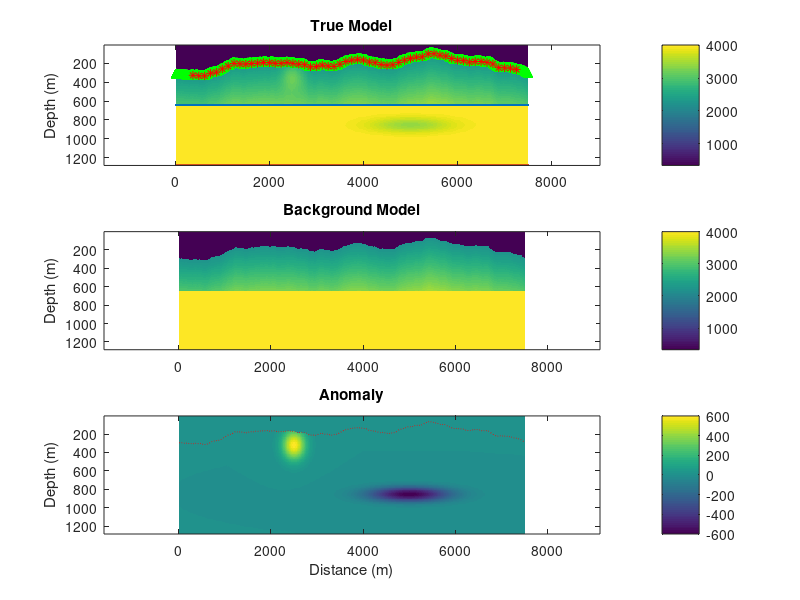

This figure's MATLAB source: (Note: this script raises an error after producing the figure.)
% This is a matlab script to import and visualize 2D synthetic models for 
% Transmission/Reflection Tomography
% last updated on Sep 22 2010 by Junwei Huang @ NRCan, March 28 2011

% Note: this matlab script must be used together with the program manual.
% Note: authors strongly recommend users to understand the script before
% making any changes. 
clear all
load model2d
x=dx:dx:a(2)*dx;y=dy:dy:a(1)*dy;

figure(1)
subplot(311)
imagesc(x,y,modvp);colorbar;
hold on;box on;title('True Model');ylabel('Depth (m)');
plot(rec(1:end,2),rec(1:end,1),'g^');
%plot3(src(25:50:end,2),src(25:50:end,1),src(25:50:end,3),'r*');
plot(src(:,2),src(:,1),'r*');
for i=1:size(RR,1),plot(dx:dx:dx*a(2),RR(i,:),'.-');hold on;end
axis equal tight;hold off;
daspect([1 0.5 1])
subplot(312)
imagesc(x,y,modvp0);colorbar;
box on;title('Background Model');ylabel('Depth (m)');
axis equal tight;
daspect([1 0.5 1])
subplot(313)
imagesc(x,y,modvp-modvp0);colorbar;
hold on;plot(dx:dx:dx*a(2),z,'r:');hold off
box on;title('Anomaly');xlabel('Distance (m)');ylabel('Depth (m)');
axis equal tight;
daspect([1 0.5 1])

%%
pathdir='..\models';
fid=fopen([pathdir,'\RT_SynMod2D_FW.rec'],'wb');
fwrite(fid,permute(rec,[2 1]),'double');
fclose(fid);
fid=fopen([pathdir,'\RT_SynMod2D.src'],'wb');
fwrite(fid,permute(src,[2 1]),'double');
fclose(fid);
fid=fopen([pathdir,'\RT_SynMod2D.ref'],'wb');
fwrite(fid,permute(Z,[2 1]),'double');
fclose(fid);
fid=fopen([pathdir,'\RT_SynMod2D_FW.vp'],'wb');
fwrite(fid,permute(modvp,[2 1]),'double');
fclose(fid);
fid=fopen([pathdir,'\RT_SynMod2D_Inv.vp'],'wb');
fwrite(fid,permute(modvp0,[2 1]),'double');
fclose(fid);
fid=fopen([pathdir,'\RT_SynMod2D_Inv.wr'],'wb');
fwrite(fid,permute(WR,[2 1]),'double');
fclose(fid);

pathdir='..\par';
fid=fopen([pathdir,'\RT_SynMod2D_FW.inp'],'w');
fprintf(fid,'#The Input file for Travel time Tomography using Fast Sweeping Method \n');
fprintf(fid,'#software developed by Junwei Huang @ NRCan, Ottawa, starting from Mar 08, 2010\n');
fprintf(fid,'#====================\n');
fprintf(fid,'#The file name of the initial velocity\n');
fprintf(fid,'../models/RT_SynMod2D_FW.vp\n');
fprintf(fid,'#The file name of the source locations\n');
fprintf(fid,'../models/RT_SynMod2D.src\n');
fprintf(fid,'%d %d\n',size(src,1),size(src,2));
fprintf(fid,'#The file name of the receiver locations for Tran and Reflection\n');
fprintf(fid,'../models/RT_SynMod2D_FW.rec\n');
fprintf(fid,'%d %d\n',size(rec,1),size(rec,2));
fprintf(fid,'#The file name of the reflector locations\n');
fprintf(fid,'../models/RT_SynMod2D.ref\n');
fprintf(fid,'%d %d\n',size(Z,1),size(Z,2));
fprintf(fid,'#Size of the model, rows, columns, sample interval\n');
fprintf(fid,'%f %f %f %f\n',a(1),a(2),dx,dy);
fprintf(fid,'#===Output the inversed model===\n');
fprintf(fid,'../models/RT_SynMod2D.finalvp\n');
fprintf(fid,'#===Regularization Parameter: nux, nuz\n');
fprintf(fid,'60 10\n');
fprintf(fid,'#===Weighting factor of Reflection (WR)\n');
fprintf(fid,'../models/RT_SynMod2D_Inv.wr\n');
fprintf(fid,'#===Inversion Scheme tag (schemetag) and Line search tag (lsrc)\n');
fprintf(fid,'#recommend: 3 2, 3 3, 1 2, 1 3, 3 1, 2 2, 2 3, 2 1, 0 0\n');
fprintf(fid,'#schemetag:\n');
fprintf(fid,'#	1-HS Nonlinear Conjugate Method\n');
fprintf(fid,'#	2-CGDESCENT Nonlinear Conjugate Method\n');
fprintf(fid,'#	3-L-BFGS quasi-newton method\n');
fprintf(fid,'#	0-Steepest Decent method\n');
fprintf(fid,'#lsr:\n');
fprintf(fid,'#	1-Secant method with exact Conditions\n');
fprintf(fid,'#	2-Secant method Line Search with Strong Wolfe Conditions\n');
fprintf(fid,'#	3-Cubic Interpolation method with Strong Wolfe Conditions\n');
fprintf(fid,'#	0-No Line Search for Steepest Decent only\n');
fprintf(fid,'3 2\n');
fclose(fid);

%%
% run after travel time is calculated
% to create inversion input files
pathdir='..\models\';
fid=fopen([pathdir,'RT_SynMod2D_FW_Tr2D.bin'],'r');tmp=zeros(size(Z,1)/a(2)+1,size(rec,1));tmp(:)=fread(fid,inf,'double');
tmp=permute(tmp,[2 1]);fclose(fid);Tr=tmp;clear tmp

tri=22801:24900;
plot(tri,1000*Tr(tri,1),'k.-',tri,1000*Tr(tri,2),'r.-',tri,1000*Tr(tri,3),'g.-');grid on;
axis tight; legend('Transmission','1^s^t Reflection','2^n^d Reflection');
xlabel('Trace Number');ylabel('Travel Time (ms)');set(gca,'ydir','reverse');hold off

nTr=zeros(size(Tr));
for j=1:length(Tr(1,:))
    for i=1:length(Tr(:,j))
        nTr(i,j)=Tr(i,j)+(rand(1)-0.5)*sqrt(12)*Tr(i,1)*2/100;
    end
end

plot(tri,1000*nTr(tri,1),'k.-',tri,1000*nTr(tri,2),'r.-',tri,1000*nTr(tri,3),'g.-');grid on;
axis([-inf inf -50 2050]); legend('Transmission','1^s^t Reflection','2^n^d Reflection');
title('Travel Time with 2% Noise')
xlabel('Trace Number');ylabel('Noisy Travel Time (ms)');set(gca,'ydir','reverse');hold off

%%
rec2=[rec(:,1:4) nTr];
rec2(:,6)=0;
pathdir='..\models';
fid=fopen([pathdir,'\RT_SynMod2D_Inv_rand2p.rec'],'wb');
fwrite(fid,permute(rec2,[2 1]),'double');
fclose(fid);

rec2=[rec(:,1:4) Tr];
rec2(:,6)=0;
pathdir='..\models';
fid=fopen([pathdir,'\RT_SynMod2D_Inv.rec'],'wb');
fwrite(fid,permute(rec2,[2 1]),'double');
fclose(fid);
        
%%
pathdir='..\par';
fid=fopen([pathdir,'\RT_SynMod2D_Inv.inp'],'w');
fprintf(fid,'#The Input file for Travel time Tomography using Fast Sweeping Method \n');
fprintf(fid,'#software developed by Junwei Huang @ NRCan, Ottawa, starting from Mar 08, 2010\n');
fprintf(fid,'#====================\n');
fprintf(fid,'#The file name of the initial velocity\n');
fprintf(fid,'../models/RT_SynMod2D_Inv.vp\n');
fprintf(fid,'#The file name of the source locations\n');
fprintf(fid,'../models/RT_SynMod2D.src\n');
fprintf(fid,'%d %d\n',size(src,1),size(src,2));
fprintf(fid,'#The file name of the receiver locations for Tran and Reflection\n');
fprintf(fid,'../models/RT_SynMod2D_Inv_rand2p.rec\n');
fprintf(fid,'%d %d\n',size(rec2,1),size(rec2,2));
fprintf(fid,'#The file name of the reflector locations\n');
fprintf(fid,'../models/RT_SynMod2D.ref\n');
fprintf(fid,'%d %d\n',size(Z,1),size(Z,2));
fprintf(fid,'#Size of the model, rows, columns, sample interval\n');
fprintf(fid,'%f %f %f %f\n',a(1),a(2),dx,dy);
fprintf(fid,'#===Output the inversed model===\n');
fprintf(fid,'../models/RT_SynMod2D.finalvp\n');
fprintf(fid,'#===Regularization Parameter: nux, nuz\n');
fprintf(fid,'60 20\n');
fprintf(fid,'#===Weighting factor of Reflection (WR)\n');
fprintf(fid,'../models/RT_SynMod2D_Inv.wr\n');
fprintf(fid,'#===Inversion Scheme tag (schemetag) and Line search tag (lsrc)\n');
fprintf(fid,'#recommend: 3 2, 3 3, 1 2, 1 3, 3 1, 2 2, 2 3, 2 1, 0 0\n');
fprintf(fid,'#schemetag:\n');
fprintf(fid,'#	1-HS Nonlinear Conjugate Method\n');
fprintf(fid,'#	2-CGDESCENT Nonlinear Conjugate Method\n');
fprintf(fid,'#	3-L-BFGS quasi-newton method\n');
fprintf(fid,'#	0-Steepest Decent method\n');
fprintf(fid,'#lsr:\n');
fprintf(fid,'#	1-Secant method with exact Conditions\n');
fprintf(fid,'#	2-Secant method Line Search with Strong Wolfe Conditions\n');
fprintf(fid,'#	3-Cubic Interpolation method with Strong Wolfe Conditions\n');
fprintf(fid,'#	0-No Line Search for Steepest Decent only\n');
fprintf(fid,'3 2\n');
fclose(fid);

%%
%to read downT and upT
pathdir='..\models';
airidx=find(modvp<500);
for srcid=1:length(js)
    fpname=[pathdir,'\RT_SynMod2D_FW_Src',num2str(srcid-1),'_TTd.2d'];
    fid=fopen(fpname,'r');tmp1=zeros(a(2),a(1),size(RR,1));
    tmp1(:)=fread(fid,inf,'double');
    tmp1=permute(tmp1,[2 1 3]);
    fclose(fid);
    tmp1(tmp1>1000)=NaN;
%     eval(['dT',num2str(ir-1),'=tmp;']);
%     eval(['dT',num2str(ir-1),'(find(dT',num2str(ir-1),'>1000))=NaN;']);
    
    fpname=[pathdir,'\RT_SynMod2D_FW_Src',num2str(srcid-1),'_TTu.2d'];
    fid=fopen(fpname,'r');tmp2=zeros(a(2),a(1),size(RR,1));
    tmp2(:)=fread(fid,inf,'double');
    tmp2=permute(tmp2,[2 1 3]);
    fclose(fid);
    tmp2(tmp2>1000)=NaN;
%     eval(['uT',num2str(ir-1),'=tmp;']);
%     eval(['uT',num2str(ir-1),'(find(uT',num2str(ir-1),'>1000))=NaN;']);
%     clear tmp 
    screen_size = get(0, 'ScreenSize');
    f1 = figure(1);
    set(f1, 'Position', [0 0 screen_size(3) screen_size(4) ] );
    set(gcf,'PaperPositionMode','auto')   
    for ir=1:size(RR,1)
        subplot(size(RR,1),1,ir)
        imagesc(x,y,modvp);colorbar;hold on;
        for i=1:size(RR,1),plot(dx:dx:dx*a(2),RR(i,:),'k');hold on;end
        dT(:,:)=tmp1(:,:,ir);dT(airidx)=NaN;
        uT(:,:)=tmp2(:,:,ir);uT(airidx)=NaN;
        contour(x,y,dT,30,'w','linewidth',2);
        contour(x,y,uT,30,'r','linewidth',2);
%         eval(['contour(x2,y2,dT',num2str(ir-1),'(:,:),30,''w'')']);
%         eval(['contour(x2,y2,uT',num2str(ir-1),'(:,:),30,''r'')']);
        axis equal tight
%         set(gca,'dataaspectratio',[1 0.2 1])
        caxis([2000 4000])
        plot(rec(1:10:end,2),rec(1:10:end,1),'^','MarkerEdgeColor','g','MarkerFaceColor','g','MarkerSize',12);
        plot(src(srcid,2),src(srcid,1),'*','MarkerEdgeColor','r','MarkerFaceColor','r','MarkerSize',12);
        title(['Shot ',num2str(srcid)],'fontsize',18,'fontweight','b');
        xlabel('Horizon X (m)','fontsize',18,'fontweight','b');
        ylabel('Depth Z (m)','fontsize',18,'fontweight','b');
        set(gca,'fontsize',18,'fontweight','b');
        

    end
    pause(0.1);
%         filename=['..\models\RT2layer\snapshot\shot',num2str(srcid),'.tif'];
%      print('-dtiff','-r100',filename);
end

%%
pathdir='..\models';
% pathdir='.\';
for iter=1
    fid=fopen([pathdir,'/RT_SynMod2D_Inv_bf_regu_RT',num2str(iter)],'r');tmp=zeros(a(2),a(1));tmp(:)=fread(fid,inf,'double');
    tmp=permute(tmp,[2 1 ]);fclose(fid);RTbf=tmp;
    fid=fopen([pathdir,'/RT_SynMod2D_Inv_af_regu_RT',num2str(iter)],'r');tmp=zeros(a(2),a(1));tmp(:)=fread(fid,inf,'double');
    tmp=permute(tmp,[2 1 ]);fclose(fid);RTaf=tmp;

    fid=fopen([pathdir,'/RT_SynMod2D_Inv_bf_regu_R',num2str(iter)],'r');tmp=zeros(a(2),a(1));tmp(:)=fread(fid,inf,'double');
    tmp=permute(tmp,[2 1 ]);fclose(fid);Rbf=tmp;
    fid=fopen([pathdir,'/RT_SynMod2D_Inv_af_regu_R',num2str(iter)],'r');tmp=zeros(a(2),a(1));tmp(:)=fread(fid,inf,'double');
    tmp=permute(tmp,[2 1 ]);fclose(fid);Raf=tmp;

    fid=fopen([pathdir,'/RT_SynMod2D_Inv_bf_regu_T',num2str(iter)],'r');tmp=zeros(a(2),a(1));tmp(:)=fread(fid,inf,'double');
    tmp=permute(tmp,[2 1 ]);fclose(fid);Tbf=tmp;
    fid=fopen([pathdir,'/RT_SynMod2D_Inv_af_regu_T',num2str(iter)],'r');tmp=zeros(a(2),a(1));tmp(:)=fread(fid,inf,'double');
    tmp=permute(tmp,[2 1 ]);fclose(fid);Taf=tmp;

    subplot(311)
    imagesc([1:a(2)]*dx,[1:a(1)]*dy,Taf);colorbar;axis tight
    % hold on;for i=1:size(RR,2),plot(dx:dx:dx*a(2),RR(:,i),'w.-');end
    title('Gradient of Transmission','fontsize',12,'fontweight','b');
    ylabel('Depth Z (m)','fontsize',12,'fontweight','b');
    set(gca,'fontsize',12,'fontweight','b');
    subplot(312)
    imagesc([1:a(2)]*dx,[1:a(1)]*dy,Raf);colorbar;axis tight
    % hold on;for i=1:size(RR,2),plot(dx:dx:dx*a(2),RR(:,i),'w.-');end
    title('Gradient of Reflection','fontsize',12,'fontweight','b');
    ylabel('Depth Z (m)','fontsize',12,'fontweight','b');
    set(gca,'fontsize',12,'fontweight','b');
    subplot(313)
    imagesc([1:a(2)]*dx,[1:a(1)]*dy,RTaf);colorbar;axis tight
    % hold on;for i=1:size(RR,2),plot(dx:dx:dx*a(2),RR(:,i),'w.-');end
    title('Gradient in use','fontsize',12,'fontweight','b');
    xlabel('Distance X (m)','fontsize',12,'fontweight','b');
    ylabel('Depth Z (m)','fontsize',12,'fontweight','b');
    set(gca,'fontsize',12,'fontweight','b');
end

%%
pathdir='..\models';
fid=fopen([pathdir,'\RT_SynMod2D.finalvp'],'r');tmp=zeros(a(2),a(1));tmp(:)=fread(fid,inf,'double');
tmp=permute(tmp,[2 1]);fclose(fid);

subplot(211)
imagesc([1:a(2)]*dx,[1:a(1)]*dy,tmp-modvp0);
hold on;plot(rec(1:5:end,2),rec(1:5:end,1),'k^');plot(src(:,2),src(:,1),'r*');
for i=1:size(RR,1),plot(dx:dx:dx*a(2),RR(i,:),'.-');hold on;end;hold off
colorbar;caxis([ -400 400])
title('Reflection Tomography');ylabel('Depth Z (m)');
subplot(212)
imagesc([1:a(2)]*dx,[1:a(1)]*dy,modvp-modvp0);
hold on;plot(rec(1:5:end,2),rec(1:5:end,1),'k^');plot(src(:,2),src(:,1),'r*');
for i=1:size(RR,1),plot(dx:dx:dx*a(2),RR(i,:),'.-');hold on;end;hold off
colorbar;caxis([ -400 400])
title('True Perturbation');ylabel('Depth Z (m)');xlabel('Distance X (km)');




